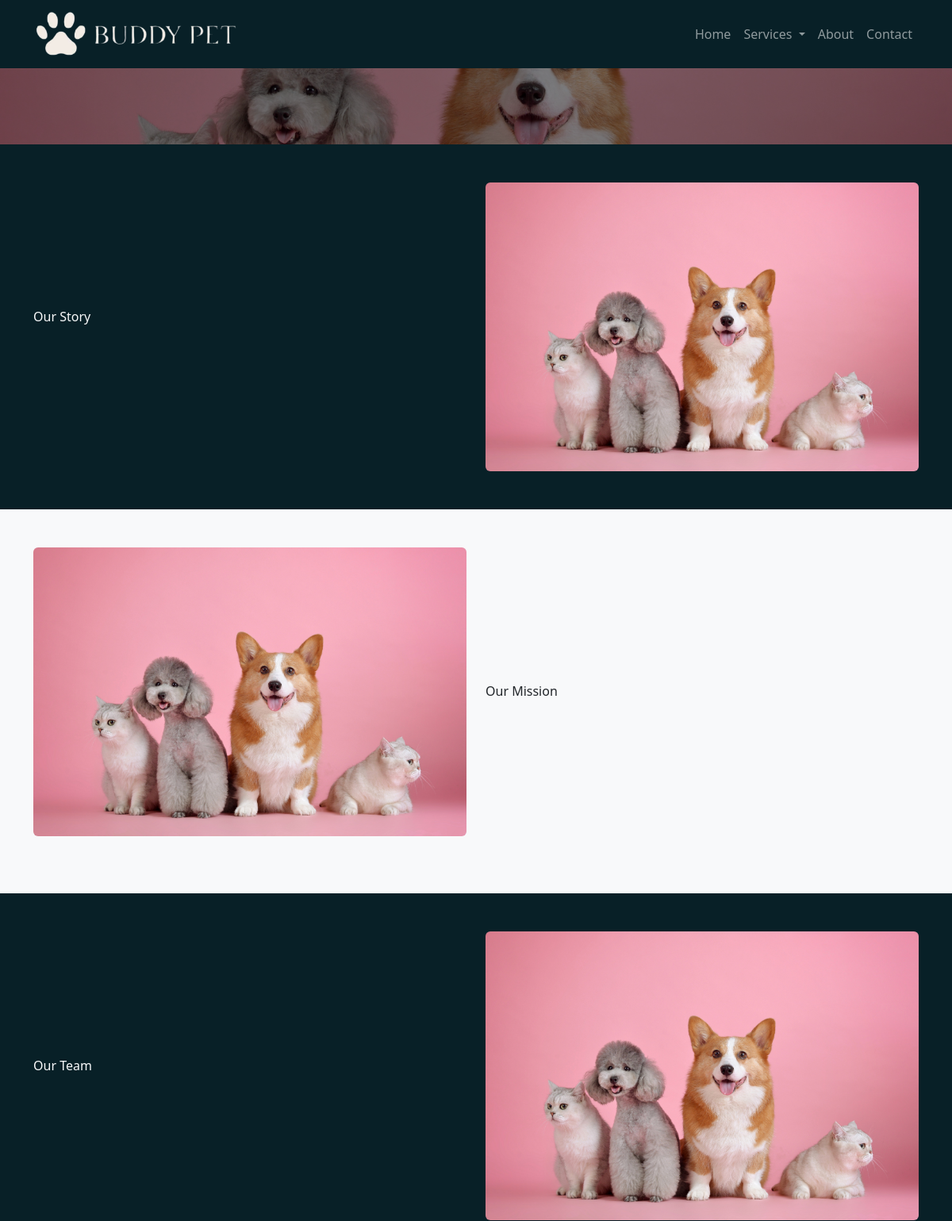
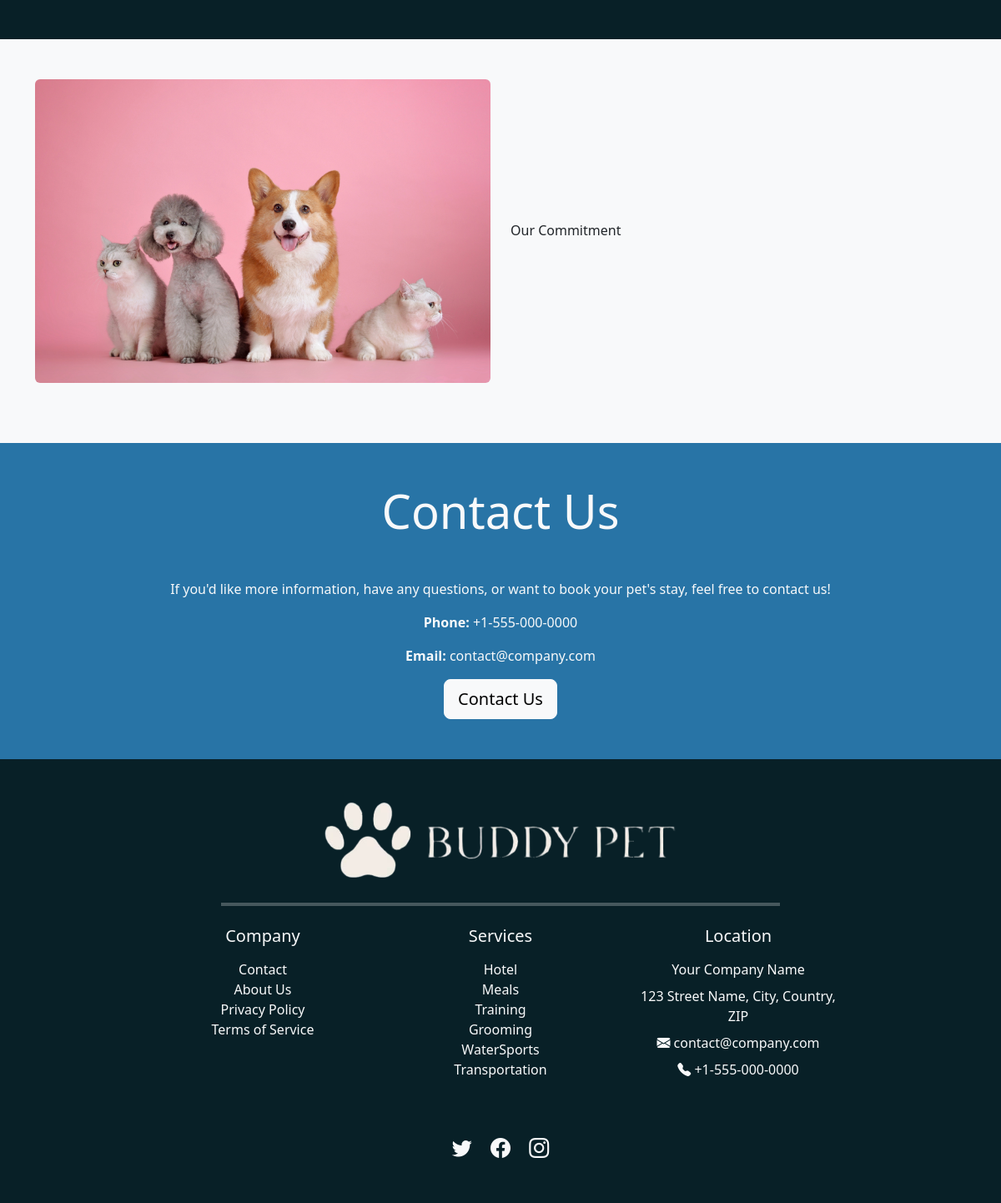
The page /about-us/ on the database its author committed (2 pictures, top to bottom).
### branding/models.py (models this page shows, shortened)
class Branding(models.Model):
    company_name = models.CharField(max_length=255, default="Your Company Name",
                                    help_text="Enter the full name of the company.")
    company_email = models.EmailField(default="contact@company.com",
                                      help_text="Enter the official company email address.")
    company_phone = models.CharField(max_length=20, default="+1-555-000-0000",
                                     help_text="Enter the company’s contact number (e.g., +1-555-000-0000).")
    company_address = models.TextField(default="123 Street Name, City, Country, ZIP",
                                       help_text="Enter the full address of the company, including city and ZIP code.")
    logo = models.ImageField(upload_to="branding/", default="default/default_logo.png",
                             help_text="Upload the website logo.")
    favicon = models.ImageField(upload_to="branding/", default="default/default_icon.ico",
                                help_text="Upload the favicon (ICO or PNG).")
    video = models.FileField(upload_to="branding/videos/", default="default/default_video.mp4", blank=True, null=True,
                             help_text="Upload a promotional or branding video file.")
    meta_keywords = models.CharField(max_length=255, blank=True,
                                     default="generic, branding, business, website, company",
                                     help_text="Enter meta keywords for SEO (comma-separated).")
    meta_description = models.TextField(blank=True, default="Enter a meta description for SEO.",
                                        help_text="Enter a meta description for SEO.")
    twitter_link = models.URLField(blank=True, default="https://twitter.com/yourcompany",
                                   help_text="Link to your Twitter profile.")
    facebook_link = models.URLField(blank=True, default="https://facebook.com/yourcompany",
                                    help_text="Link to your Facebook page.")
    instagram_link = models.URLField(blank=True, default="https://instagram.com/yourcompany",
                                     help_text="Link to your Instagram profile.")
    class Meta:
        verbose_name = "Branding"
        verbose_name_plural = "Branding"

### about/models.py (models this page shows, shortened)
class AboutPage(TranslatableModel):
    DEFAULT_IMAGE = 'default/placeholder.jpg'
    translations = TranslatedFields(
        hero_title=models.CharField(max_length=200, default="About Us"),
        hero_subheading=models.TextField(default="Where every paw is pampered and every whisker welcomed. Experience exceptional care in a serene, home-away-from-home setting."),
        our_story_title=models.CharField(max_length=200, default="Our Story"),
        our_story_subheading=models.TextField(default="What began as a dream to create the perfect haven for pets quickly became a reality. Built on love, trust, and comfort, our space is designed to offer pets a holiday of their own."),
        our_mission_title=models.CharField(max_length=200, default="Our Mission"),
        our_mission_subheading=models.TextField(default="To provide a tranquil and enriching environment where pets are nurtured, loved, and treated with the utmost care — every single day."),
        our_team_title=models.CharField(max_length=200, default="Meet the Team"),
        our_team_subheading=models.TextField(default="A passionate team of animal lovers, professional caregivers, and trained staff, all dedicated to making pets feel safe, happy, and right at home."),
        our_commitment_title=models.CharField(max_length=200, default="Our Commitment"),
        our_commitment_subheading=models.TextField(default="We’re devoted to setting a new standard in pet hospitality — luxurious spaces, personalized care, and a loving environment for every furry guest."),
    )
    hero_image = models.ImageField(upload_to='about/', default=DEFAULT_IMAGE)
    our_story_image = models.ImageField(upload_to='about/', default=DEFAULT_IMAGE)
    our_mission_image = models.ImageField(upload_to='about/', default=DEFAULT_IMAGE)
    our_team_image = models.ImageField(upload_to='about/', default=DEFAULT_IMAGE)
    our_commitment_image = models.ImageField(upload_to='about/', default=DEFAULT_IMAGE)
    class Meta:
        verbose_name = "About Page Content"
        verbose_name_plural = "About Page Content"

### about/views.py (the view)
# urls.py: path('about-us/', AboutView.as_view(), name='about_us'),
class AboutView(TemplateView):
    template_name = 'about.html'
    def get_context_data(self, **kwargs):
        context = {
            "branding": Branding.objects.first(),
            "about": AboutPage.objects.first(),
        }
        return context

### about/templates/about.html (shortened to what this page needs)
{% extends "base.html" %}
{% load i18n %}
    {% block extra_head %}
    {% load static %}
    <link rel="stylesheet" type="text/css" href="{% static 'home.css' %}">
    <link rel="stylesheet" type="text/css" href="{% static 'base.css' %}">
    {% endblock %}
{% block content %}
<body class="bg-light">
    <section class="hero-section pb-5 bg-primary text-white text-center d-flex justify-content-center align-items-center" style="background-image: url('{{ about.hero_image.url }}'); background-size: cover; background-position: center; position: relative;">
        <div class="overlay d-flex justify-content-center align-items-center" style="position: absolute; top: 0; left: 0; width: 100%; height: 100%; background-color: rgba(0, 0, 0, 0.5); z-index: 1;"></div>
        <div class="container text-center" style="position: relative; z-index: 2;">
            <div class="row justify-content-center">
                <div class="col-lg-8 col-md-10">
                </div>
            </div>
        </div>
    </section>
    <section class="our-story-section py-5 text-light" style="background-color: #082027;">
        <div class="container">
            <div class="row align-items-center">
                <div class="col-md-6">
                    <h6>{% trans "Our Story" %}</h6>
                </div>
                <div class="col-md-6">
                    <img src="{{ about.our_story_image.url }}" alt="{% trans 'Our Story' %}" class="img-fluid rounded w-100">
                </div>
            </div>
        </div>
    </section>
    <section class="bg-light our-mission-section py-5 text-dark">
        <div class="container">
            <div class="row align-items-center">
                <div class="col-md-6 order-md-1">
                    <img src="{{ about.our_mission_image.url }}" alt="{% trans 'Our Mission' %}" class="img-fluid rounded w-100 mb-4">
                </div>
                <div class="col-md-6 order-md-2">
                    <h6>{% trans "Our Mission" %}</h6>
                </div>
            </div>
        </div>
    </section>
    <section class="our-team-section py-5 text-light" style="background-color: #082027;">
        <div class="container">
            <div class="row align-items-center">
                <div class="col-md-6">
                    <h6>{% trans "Our Team" %}</h6>
                </div>
                <div class="col-md-6">
                    <img src="{{ about.our_team_image.url }}" alt="{% trans 'Our Team' %}" class="img-fluid rounded w-100">
                </div>
            </div>
        </div>
    </section>
    <section class="bg-light our-mission-section py-5 text-dark">
        <div class="container">
            <div class="row align-items-center">
                <div class="col-md-6 order-md-1">
                    <img src="{{ about.our_commitment_image.url }}" alt="{% trans 'Our Commitment' %}" class="img-fluid rounded w-100 mb-4">
                </div>
                <div class="col-md-6 order-md-2">
                    <h6>{% trans "Our Commitment" %}</h6>
                </div>
            </div>
        </div>
    </section>
    <section class="contact-us-section py-5 text-light" style="background-color: #2874a6;">
        <div class="container text-center">
            <h2 class="display-4 font-weight-bold mb-5">{% trans "Contact Us" %}</h2>
            <p>{% trans "If you'd like more information, have any questions, or want to book your pet's stay, feel free to contact us!" %}</p>
            <p><strong>{% trans "Phone" %}:</strong> {{branding.company_phone}}</p>
            <p><strong>{% trans "Email" %}:</strong> {{branding.company_email}}</p>
            <a href="{% url 'contact' %}" class="btn btn-light btn-lg">{% trans "Contact Us" %}</a>
        </div>
    </section>
</body>
{% endblock %}

### home/templates/base.html (shortened to what this page needs)
<!DOCTYPE html>
{% load i18n %}
<html lang="{% get_current_language as LANGUAGE_CODE %}">
<head>
    {% load static %}
    <link rel="stylesheet" type="text/css" href="{% static 'base.css' %}">
    <link href="https://cdn.jsdelivr.net/npm/bootstrap@5.3.2/dist/css/bootstrap.min.css" rel="stylesheet">
    <link rel="stylesheet" href="https://cdn.jsdelivr.net/npm/bootstrap-icons/font/bootstrap-icons.css">
    {% block extra_head %}{% endblock %}
</head>
<body class="bg-light">
    <nav class="navbar navbar-expand-lg navbar-dark" style="background-color: #082027; z-index: 1000;">
        <div class="container">
            <a class="navbar-brand" href="/">
                <img src="{{ branding.logo.url }}" alt="{{ branding.company_name }}" class="img-fluid" style="max-height: 60px;">
            </a>
            <div class="collapse navbar-collapse" id="navbarNav">
                <ul class="navbar-nav ms-auto">
                    <li class="nav-item"><a class="nav-link" href="/">{% trans "Home" %}</a></li>
                    <li class="nav-item dropdown">
                        <a class="nav-link dropdown-toggle" id="navbarDropdown" role="button" data-bs-toggle="dropdown" aria-expanded="false" href="{% url 'services' %}">
                            {% trans "Services" %}
                        </a>
                    </li>
                    <li class="nav-item"><a class="nav-link" href="{% url 'about_us' %}">{% trans "About" %}</a></li>
                    <li class="nav-item"><a class="nav-link" href="{% url 'contact' %}">{% trans "Contact" %}</a></li>
                </ul>
            </div>
        </div>
    </nav>
    {% block content %} {% endblock %}
    <footer class="text-light py-5 pt-5" style="background-color: #082027;">
        <div class="container">
            <div class="row justify-content-center text-center">
                <div class="col-12 text-center mb-4">
                    <img src="{{ branding.logo.url }}" alt="{{ branding.company_name }}" class="img-fluid" style="max-height: 100px;">
                </div>
                <div class="col-12 text-center text-light mb-4">
                    <hr class="border-bottom border-2 border-white" style="width: 60%; margin: 0 auto;">
                </div>
                <div class="col-md-3 text-center mb-3">
                    <h5 class="mb-3">{% trans "Company" %}</h5>
                    <ul class="list-unstyled">
                        <li><a href="{% url 'contact' %}" class="text-light text-decoration-none">{% trans "Contact" %}</a></li>
                        <li><a href="{% url 'about_us' %}" class="text-light text-decoration-none">{% trans "About Us" %}</a></li>
                        <li><a href="{% url 'privacy_policy' %}" class="text-light text-decoration-none">{% trans "Privacy Policy" %}</a></li>
                        <li><a href="{% url 'terms_of_service' %}" class="text-light text-decoration-none">{% trans "Terms of Service" %}</a></li>
                    </ul>
                </div>
                <div class="col-md-3 text-center mb-3">
                    <h5 class="mb-3">{% trans "Services" %}</h5>
                    <ul class="list-unstyled">
                        <li><a href="{% url 'hotel' %}" class="text-light text-decoration-none">{% trans "Hotel" %}</a></li>
                        <li><a href="{% url 'meals' %}" class="text-light text-decoration-none">{% trans "Meals" %}</a></li>
                        <li><a href="{% url 'training' %}" class="text-light text-decoration-none">{% trans "Training" %}</a></li>
                        <li><a href="{% url 'grooming' %}" class="text-light text-decoration-none">{% trans "Grooming" %}</a></li>
                        <li><a href="{% url 'water_sports' %}" class="text-light text-decoration-none">{% trans "WaterSports" %}</a></li>
                        <li><a href="{% url 'transportation' %}" class="text-light text-decoration-none">{% trans "Transportation" %}</a></li>
                    </ul>
                </div>
                <div class="col-md-3 text-center text-light mb-4">
                    <h5 class="mb-3">{% trans "Location" %}</h5>
                    <p class="text-light mb-2">{{branding.company_name}}</p>
                    <p class="text-light mb-2">{{branding.company_address}}</p>
                    <a href="mailto:{{branding.company_email}}" class="text-light text-decoration-none mb-2 d-block">
                        <i class="bi bi-envelope-fill"></i> {{branding.company_email}}
                    </a>
                    <p>
                        <a href="tel:{{branding.company_phone}}" class="text-light text-decoration-none">
                            <i class="bi bi-telephone-fill"></i> {{branding.company_phone}}
                        </a>
                    </p>
                </div>
            </div>
            <div class="text-center mt-4">
                <a href="{{branding.twitter_link}}" class="text-light me-3 fs-4 text-decoration-none">
                    <i class="bi bi-twitter"></i>
                </a>
                <a href="{{branding.facebook_link}}" class="text-light me-3 fs-4 text-decoration-none">
                    <i class="bi bi-facebook"></i>
                </a>
                <a href="{{branding.instagram_link}}" class="text-light fs-4 text-decoration-none">
                    <i class="bi bi-instagram"></i>
                </a>
            </div>
        </div>
    </footer>
</body>
</html>

### rows shown on the page
Branding: logo (placeholder picture), company_phone "+1-555-000-0000", company_email "contact@company.com", company_name "Your Company Name", company_address "123 Street Name, City, Country, ZIP"
AboutPage: hero_image (placeholder picture), our_story_image (placeholder picture), our_mission_image (placeholder picture), our_team_image (placeholder picture), our_commitment_image (placeholder picture)
